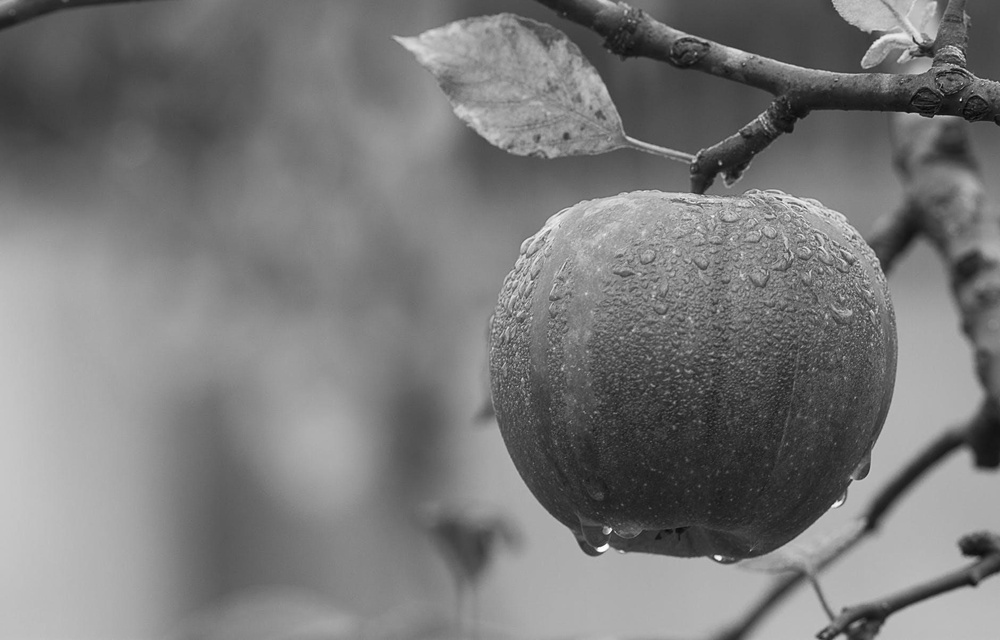
#> input picture gray.jpeg, 1000 x 640 px, shrunk from 1880 x 1204 before the run, given as the content of the folder ./imgs/, which was not available
$ python histoo.py
#> lines starting #> are read from the running program, lines starting #| are printed output that depends on the picture; pictures that were not available may be replaced by others from this repository, and a replacement may not be noted
import matplotlib.pyplot as plt
from scipy import stats
import numpy as np
import random
import PIL.ImageDraw as ImageDraw
import PIL.Image as Image
import os.path
from tqdm import tqdm
import math


def load_images():
    img_path = './imgs/'
    imgs = []
    for file in tqdm(os.listdir(img_path)):
        imgs.append(np.array(Image.open(img_path + file)))
    # both input images are from 0-->255
    return imgs


def print_img(img, histo_new, histo_old, index, L):
    dpi = 80
    width = img.shape[0]
    height = img.shape[1]
    if height > width:
        figsize = (img.shape[0]*4) / float(dpi), (height)/ float(dpi)
        fig, axs = plt.subplots(1, 3, gridspec_kw={'width_ratios': [3, 1,1]}, figsize=figsize)
    else:
        figsize = (width) / float(dpi), (height*4) / float(dpi)
        fig, axs = plt.subplots(3, 1, gridspec_kw={'height_ratios': [3, 1,1]}, figsize=figsize)

    fig.suptitle("Enhanced Image with L:" + str(L))
    axs[0].title.set_text("Enhanced Image")
    axs[0].imshow(img, vmin=np.amin(img), vmax=np.amax(img), cmap='gray')

    axs[1].title.set_text("Equalized histogram")
    axs[1].plot(histo_new, color='#f77f00')
    axs[1].bar(np.arange(len(histo_new)), histo_new, color='#003049')

    axs[2].title.set_text("Main histogram")
    axs[2].plot(histo_old, color='#ef476f')
    axs[2].bar(np.arange(len(histo_old)), histo_old, color='#b7b7a4')
    plt.tight_layout()
    plt.savefig("e" + index + str(L)+".pdf")
    plt.savefig("e" + index + str(L)+".png")


def print_histogram(_histrogram, name, title):
    plt.figure()
    plt.title(title)
    plt.plot(_histrogram, color='#ef476f')
    plt.bar(np.arange(len(_histrogram)), _histrogram, color='#b7b7a4')
    plt.ylabel('Number of Pixels')
    plt.xlabel('Pixel Value')
    plt.savefig("hist_" + name)


def generate_histogram(img, print, index):
    if len(img.shape) == 3: # img is colorful
        gr_img = np.mean(img, axis=-1)
    else:
        gr_img = img
    '''now we calc grayscale histogram'''
    gr_hist = np.zeros([256])

    for x_pixel in range(gr_img.shape[0]):
        for y_pixel in range(gr_img.shape[1]):
            pixel_value = int(gr_img[x_pixel, y_pixel])
            gr_hist[pixel_value] += 1
    '''normalize Histogram'''
    gr_hist /= (gr_img.shape[0] * gr_img.shape[1])
    if print:
        print_histogram(gr_hist, name="neq_"+str(index), title="Normalized Histogram")
    return gr_hist, gr_img


def equalize_histogram(img, histo, L):
    eq_histo = np.zeros_like(histo)
    en_img = np.zeros_like(img)
    for i in range(len(histo)):
        eq_histo[i] = int((L - 1) * np.sum(histo[0:i]))
    print_histogram(eq_histo, name="eq_"+str(index), title="Equalized Histogram")
    '''enhance image as well:'''
    for x_pixel in range(img.shape[0]):
        for y_pixel in range(img.shape[1]):
            pixel_val = int(img[x_pixel, y_pixel])
            en_img[x_pixel, y_pixel] = eq_histo[pixel_val]
    '''creating new histogram'''
    hist_img, _ = generate_histogram(en_img, print=False, index=index)
    print_img(img=en_img, histo_new=hist_img, histo_old=histo, index=str(index), L=L)
    return eq_histo


def find_value_target(val, target_arr):
    key = np.where(target_arr == val)[0]

    if len(key) == 0:
        key = find_value_target(val+1, target_arr)
        if len(key) == 0:
            key = find_value_target(val-1, target_arr)
    vvv = key[0]
    return vvv


def match_histogram(inp_img, hist_input, e_hist_input, e_hist_target, _print=True):
    '''map from e_inp_hist to 'target_hist '''
    en_img = np.zeros_like(inp_img)
    tran_hist = np.zeros_like(e_hist_input)
    for i in range(len(e_hist_input)):
        tran_hist[i] = find_value_target(val=e_hist_input[i], target_arr=e_hist_target)
    print_histogram(tran_hist, name="trans_hist_", title="Transferred Histogram")
    '''enhance image as well:'''
    for x_pixel in range(inp_img.shape[0]):
        for y_pixel in range(inp_img.shape[1]):
            pixel_val = int(inp_img[x_pixel, y_pixel])
            en_img[x_pixel, y_pixel] = tran_hist[pixel_val]
    '''creating new histogram'''
    hist_img, _ = generate_histogram(en_img, print=False, index=3)
    print_img(img=en_img, histo_new=hist_img, histo_old=hist_input, index=str(3), L=L)


if __name__ == '__main__':
    L=50
    print("\r\nLoading Images:")
    imgs = load_images()
#> imgs = 1 item
    print("\r\ngenerating HistogramS:")
    gr_img_arr = []
    gr_hist_arr = []
    eq_hist_arr = []
    index = 0
    for img in tqdm(imgs):
        hist_img, gr_img = generate_histogram(img, print=True, index=index)
        gr_hist_arr.append(hist_img)
        gr_img_arr.append(gr_img)
        eq_hist_arr.append(equalize_histogram(gr_img, hist_img, L))
        index += 1
#> this loop made 1 pass
#> index on pass 1: 1
#> pass 1, in print_histogram, `plt.savefig("hist_" + name)`:
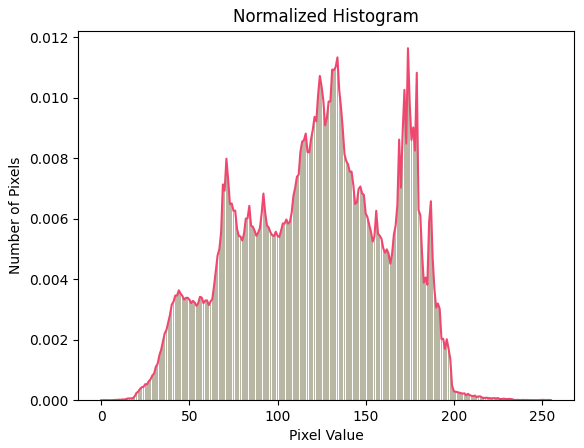
#> figure drawn by matplotlib, 1 panel; tallest bar 0.0116 high, from x = 173.6 to 174.4; curve peaks at x = 174, y = 0.0116
#> pass 1, in print_histogram (call 2), `plt.savefig("hist_" + name)`:
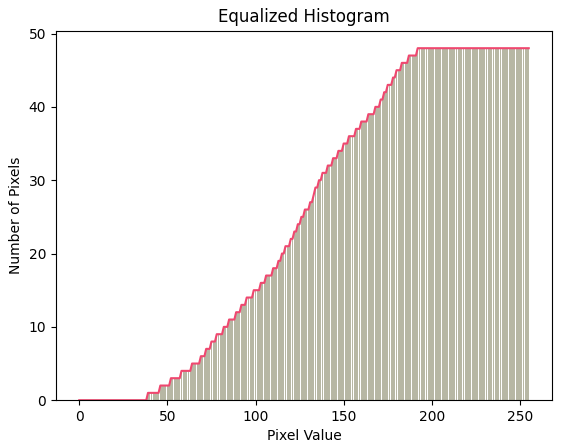
#> figure drawn by matplotlib, 1 panel; curve peaks at x = 192, y = 48
#> pass 1, in generate_histogram (call 2), `gr_img = img`:
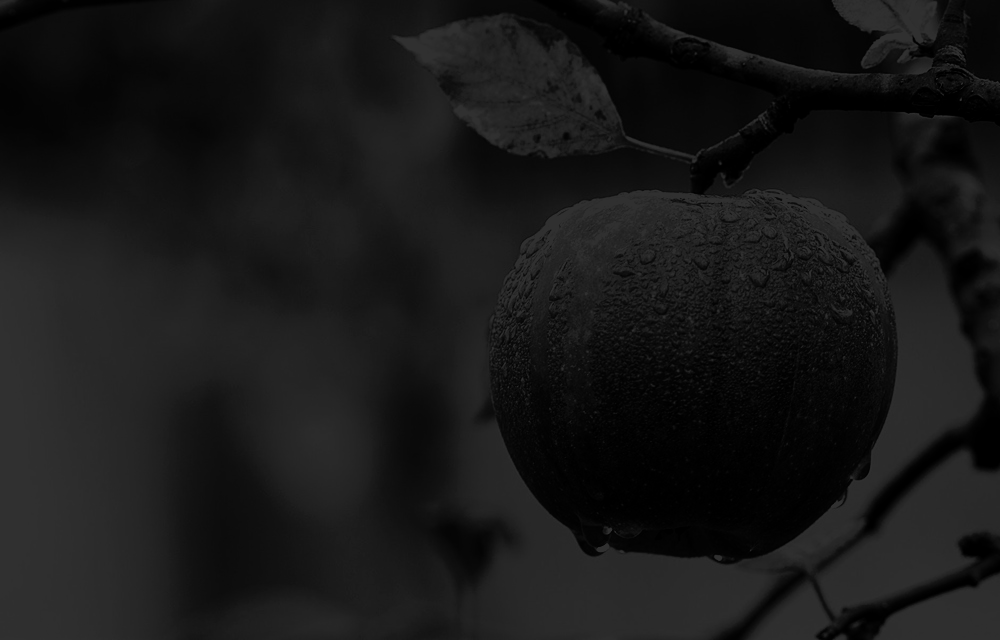
#> gr_img: shape (640, 1000); min 0, max 48, mean 23.8
#> pass 1, in print_img, `plt.savefig("e" + index + str(L)+".pdf")`:
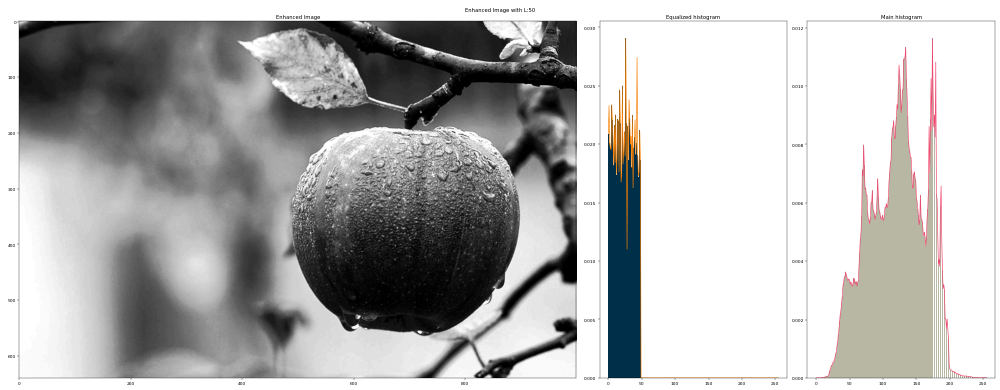
#> figure drawn by matplotlib, 3 panels; panel 2: tallest bar 0.0291 high, from x = 25.6 to 26.4; panel 2: curve peaks at x = 26, y = 0.0291; panel 3: tallest bar 0.0116 high, from x = 173.6 to 174.4; panel 3: curve peaks at x = 174, y = 0.0116
#> gr_img is the input picture: shape (640, 1000); min 1, max 255, mean 121.2
#> after the loop, eq_hist_arr = 1 item; gr_hist_arr = 1 item; gr_img_arr = 1 item; index = 1
#> (the run stopped early here; a loop or call above may not have finished)
